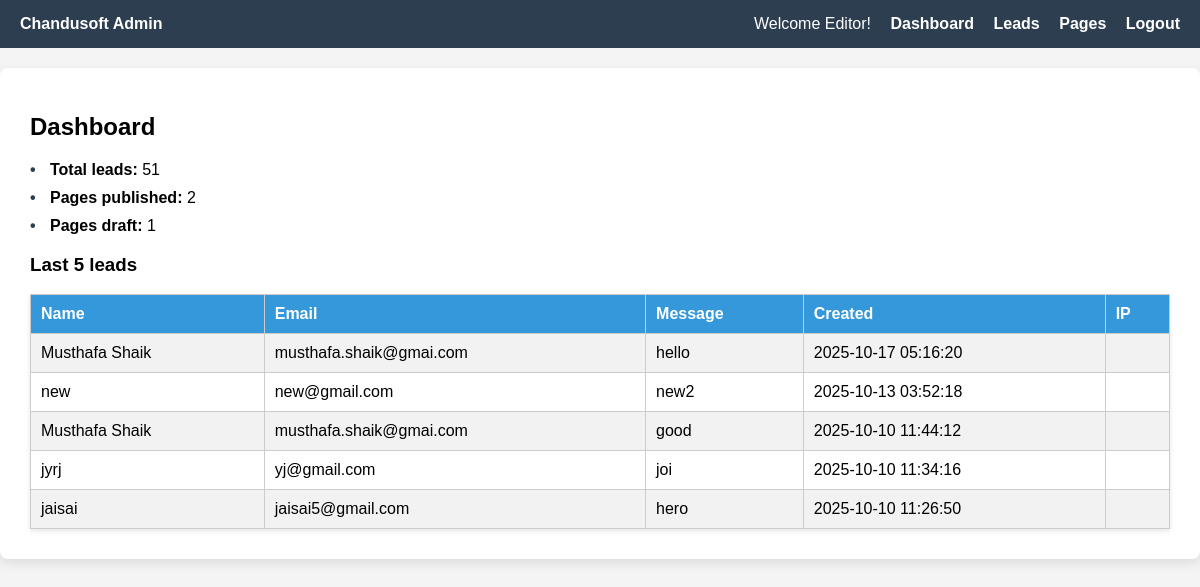
Page /app/dashboard.php (signed in) on the committed database.
### tables this page shows
CREATE TABLE `leads` (
  `id` int unsigned NOT NULL AUTO_INCREMENT,
  `name` varchar(100) NOT NULL,
  `email` varchar(100) NOT NULL,
  `message` text NOT NULL,
  `created_at` timestamp NULL DEFAULT CURRENT_TIMESTAMP,
  `IP` varchar(45) DEFAULT NULL,
  PRIMARY KEY (`id`)
);

### app/dashboard.php (the view, shortened to what this page needs)
<?php
$user = $_SESSION['user'];
$role = htmlspecialchars(ucfirst($user['role'] ?? 'Editor'));
$conn = new mysqli('localhost', 'root', '', 'chandusoft');
$resultLatest = $conn->query("SELECT * FROM leads ORDER BY id DESC LIMIT 5");
?>
<!DOCTYPE html>
<html>
<head>
</head>
<body>
<div class="navbar">
    <div><strong>Chandusoft Admin</strong></div>
    <div class="links">
        Welcome <?= $role ?>!
        <a href="../app/dashboard.php">Dashboard</a>
        <a href="../admin/admin-leads.php">Leads</a>
        <a href="../admin/pages.php">Pages</a>
        <a href="../admin/logout.php">Logout</a>
    </div>
</div>
<div class="dashboard-box">
    <h2>Dashboard</h2>
    <ul>
        <li><strong>Total leads:</strong> <?= $conn->query("SELECT COUNT(*) as count FROM leads")->fetch_assoc()['count'] ?></li>
        <li><strong>Pages published:</strong> <?= $conn->query("SELECT COUNT(*) as count FROM pages WHERE status='published'")->fetch_assoc()['count'] ?></li>
        <li><strong>Pages draft:</strong> <?= $conn->query("SELECT COUNT(*) as count FROM pages WHERE status='draft'")->fetch_assoc()['count'] ?></li>
    </ul>
    <h3>Last 5 leads</h3>
    <table>
        <tr>
            <th>Name</th>
            <th>Email</th>
            <th>Message</th>
            <th>Created</th>
            <th>IP</th>
        </tr>
        <?php while ($row = $resultLatest->fetch_assoc()): ?>
            <tr>
                <td><?= htmlspecialchars($row['name']) ?></td>
                <td><?= htmlspecialchars($row['email']) ?></td>
                <td><?= htmlspecialchars($row['message']) ?></td>
                <td><?= htmlspecialchars($row['created_at']) ?></td>
               <td><?= !empty($row['IP']) ? htmlspecialchars($row['IP']) : '' ?></td>
            </tr>
        <?php endwhile; ?>
    </table>
</div>
</body>
</html>

### app/dashboard.php (style rules this page uses)
body { font-family: Arial, sans-serif; background: #f4f4f4; margin: 0; padding: 0; }
.navbar { background-color: #2c3e50; color: white; padding: 15px 20px; display: flex; justify-content: space-between; align-items: center; }
.navbar .links a { color: white; text-decoration: none; margin-left: 15px; font-weight: bold; }
.dashboard-box { background: #fff; border-radius: 8px; padding: 30px; box-shadow: 0 4px 12px rgba(0,0,0,0.1); max-width: 1200px; margin: 20px auto; }
h2 { margin-top: 15px; }
ul { list-style: none; padding-left: 0; }
li { margin-bottom: 10px; position: relative; padding-left: 20px; }
li::before { content: "•"; position: absolute; left: 0; color: #2c3e50; font-weight: bold; }
table { border-collapse: collapse; width: 100%; margin-top: 15px; box-shadow: 0 2px 5px rgba(0,0,0,0.1); }
th, td { border: 1px solid #ccc; padding: 10px; text-align: left; }
th { background-color: #3498db; color: white; }
tr:nth-child(even) { background: #f2f2f2; }

### rows in the picture
leads: name "Musthafa Shaik", email "musthafa.shaik@gmai.com", message "hello", created_at "2025-10-17 05:16:20"
leads: name "new", email "new@gmail.com", message "new2", created_at "2025-10-13 03:52:18"
leads: name "Musthafa Shaik", email "musthafa.shaik@gmai.com", message "good", created_at "2025-10-10 11:44:12"
leads: name "jyrj", email "yj@gmail.com", message "joi", created_at "2025-10-10 11:34:16"
leads: name "jaisai", email "jaisai5@gmail.com", message "hero", created_at "2025-10-10 11:26:50"

### other values in the picture
$role "Editor"
